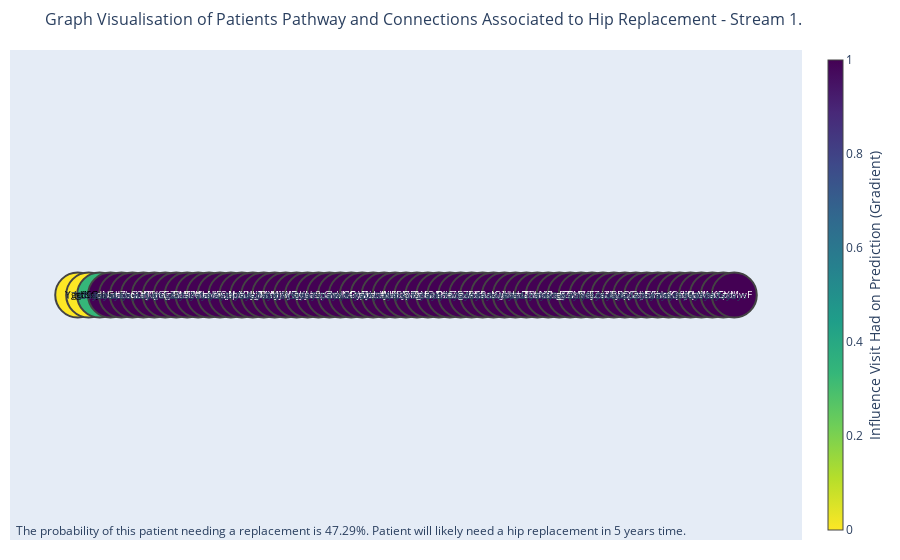

This figure's notebook cell:
### Code cell
# Generate edge_x and edge_y
edge_x = []
edge_y = []

for _, row in edge_pos_df.iterrows():
    edge_x.extend([row['x0'], row['x1'], None])
    edge_y.extend([row['y0'], row['y1'], None])

# Create edge_trace
edge_trace = go.Scatter(
    x=edge_x,
    y=edge_y,
    line=dict(width=0.5, color='#888'),
    hoverinfo='none',  # Disable hover info for lines
    mode='lines'
)

# Generate node_x and node_y lists
node_x = pos_df['x'].tolist()
node_y = pos_df['y'].tolist()
node_labels = merged_pos_df['ReadCode'].tolist()
node_hover_text = merged_pos_df['ReadCode_descript'].tolist()


# Map the text colour based on the colour of the node so that it can be read
def text_color_mapping(numbers):
    return ['black' if num < 0.5 else 'white' for num in numbers]

text_colors = text_color_mapping(merged_pos_df['norm_timestep_ave_grad'].to_list())

# Create node_trace with static labels and hover text
node_trace = go.Scatter(
    x=node_x,
    y=node_y,
    mode='markers+text',
    text=node_labels,  # Static labels for nodes
    textposition='middle center', 
    textfont=dict(
        size=10,
        color=text_colors  # Set color for edge text
    ),
    hoverinfo='text',  # Configure hover info
    marker=dict(
        showscale=True,
        colorscale='Viridis',
        reversescale=True,
        color='black',
        size=45,
        colorbar=dict(
            thickness=15,
            title='Influence Visit Had on Prediction (Gradient)',
            xanchor='left',
            titleside='right'
        ),
        line_width=2
    ),
    # Add hover text as a separate trace if needed
    hovertext=node_hover_text
)

node_trace.marker.color = merged_pos_df['norm_timestep_ave_grad'].to_list() # colour the markers based on the number of node connections


# Calculate midpoints for annotations (optional)
annotations = []
for _, row in edge_pos_df.iterrows():
    mid_x = (row['x0'] + row['x1']) / 2
    mid_y = (row['y0'] + row['y1']) / 2
    annotations.append(
        dict(
            x=mid_x,
            y=mid_y,
            text=f"{int(round(row['time_between']*30.4167,0))} days",
            showarrow=False,
            font=dict(size=10),
            align="center"
        )
    )

if outcome == 'hip':
    out_print = f'Patient will likely need a hip replacement in {years_in_advance} years time.'
else:
    out_print = f'It is unlikely this patient will need a hip replacement in {years_in_advance} years time.'
stream_num = '1'

proba_of_replace = 1/ (1+np.exp(logits)) # use sigmoid to convert logits to probs
annotations.append(dict(
                    text=f"The probability of this patient needing a replacement is {round(proba_of_replace.item()*100,2)}%. {out_print}",
                    showarrow=False,
                    xref="paper", yref="paper",
                    x=0.005, y=-0.002 ))

# Create the figure
fig = go.Figure(data=[edge_trace, node_trace],
                layout=go.Layout(
                    title=f'Graph Visualisation of Patients Pathway and Connections Associated to Hip Replacement - Stream {stream_num}.',
                    titlefont_size=16,
                    showlegend=False,
                    hovermode='closest',
                    margin=dict(b=20, l=10, r=5, t=50),
                    annotations=annotations,
                    xaxis=dict(showgrid=False, zeroline=False, showticklabels=False),
                    yaxis=dict(showgrid=False, zeroline=False, showticklabels=False))
                )

if ((proba_of_replace.item() > 0.5) and (outcome != 'hip')) or ((proba_of_replace.item()) < 0.5) and (outcome == 'hip'):
    print("Model predicted incorrectly")

fig.show()

### Figure 1 — Plotly figure (JSON) as saved in the notebook; plotly's stock layout.template omitted (floating-point values rounded to 4 significant figures; data arrays with more than 128 entries replaced by an {"elided": "..."} marker saying what was removed)
{"data": [{"hoverinfo": "none", "line": {"color": "#888", "width": 0.5}, "mode": "lines", "type": "scatter", "x": {"elided": "180 int values"}, "y": {"elided": "180 int values"}}, {"hoverinfo": "text", "hovertext": ["258 ReadCode descript here", "81 ReadCode descript here", "360 ReadCode descript here", "126 ReadCode descript here", "229 ReadCode descript here", "375 ReadCode descript here", "85 ReadCode descript here", "436 ReadCode descript here", "109 ReadCode descript here", "324 ReadCode descript here", "96 ReadCode descript here", "457 ReadCode descript here", "499 ReadCode descript here", "225 ReadCode descript here", "431 ReadCode descript here", "117 ReadCode descript here", "22 ReadCode descript here", "306 ReadCode descript here", "9 ReadCode descript here", "138 ReadCode descript here", "411 ReadCode descript here", "35 ReadCode descript here", "82 ReadCode descript here", "nan", "118 ReadCode descript here", "147 ReadCode descript here", "261 ReadCode descript here", "317 ReadCode descript here", "161 ReadCode descript here", "241 ReadCode descript here", "217 ReadCode descript here", "200 ReadCode descript here", "475 ReadCode descript here", "221 ReadCode descript here", "346 ReadCode descript here", "191 ReadCode descript here", "87 ReadCode descript here", "14 ReadCode descript here", "225 ReadCode descript here", "460 ReadCode descript here", "20 ReadCode descript here", "493 ReadCode descript here", "143 ReadCode descript here", "147 ReadCode descript here", "417 ReadCode descript here", "324 ReadCode descript here", "373 ReadCode descript here", "492 ReadCode descript here", "268 ReadCode descript here", "377 ReadCode descript here", "239 ReadCode descript here", "42 ReadCode descript here", "311 ReadCode descript here", "384 ReadCode descript here", "509 ReadCode descript here", "32 ReadCode descript here", "372 ReadCode descript here", "495 ReadCode descript here", "403 ReadCode descript here", "55 ReadCode descript here", "3 ReadCode descript here"], "marker": {"color": [0, 0, 0.3333, 1, 1, 1, 1, 1, 1, 1, 1, 1, 1, 1, 1, 1, 1, 1, 1, 1, 1, 1, 1, 1, 1, 1, 1, 1, 1, 1, 1, 1, 1, 1, 1, 1, 1, 1, 1, 1, 1, 1, 1, 1, 1, 1, 1, 1, 1, 1, 1, 1, 1, 1, 1, 1, 1, 1, 1, 1, 1], "colorbar": {"thickness": 15, "title": {"side": "right", "text": "Influence Visit Had on Prediction (Gradient)"}, "xanchor": "left"}, "colorscale": [[0, "#440154"], [0.1111, "#482878"], [0.2222, "#3e4989"], [0.3333, "#31688e"], [0.4444, "#26828e"], [0.5556, "#1f9e89"], [0.6667, "#35b779"], [0.7778, "#6ece58"], [0.8889, "#b5de2b"], [1, "#fde725"]], "line": {"width": 2}, "reversescale": true, "showscale": true, "size": 45}, "mode": "markers+text", "text": ["YggfK", "hbSQs", "LeHoD", "dNzzZ", "GdcbS", "hmoOY", "cLVjQ", "dTqvC", "UfZnH", "rgZWT", "GLKPY", "aUHbH", "MaHbe", "dvvQN", "FsppN", "ILoDk", "hKLJF", "yJNnK", "MYyYx", "MjWRx", "IJQys", "qKNst", "yaSpd", "nan", "ChHCO", "wNPqB", "GykJb", "WoLdx", "mIJut", "WHRFl", "PuGRg", "JpVWu", "GzbeD", "fOEAe", "PzfZs", "HvBwd", "gZkCa", "RXRaY", "dvvQN", "Lwccr", "jUebT", "IaDbb", "ZRdcV", "wNPqB", "VogCO", "rgZWT", "TcHeL", "YfErx", "JZstL", "iZkyK", "RBpSz", "QvsjF", "OhOln", "hFHcf", "mctQc", "vKneQ", "fIXso", "jVaMw", "MsKCt", "aYpcl", "GYMwF"], "textfont": {"color": ["black", "black", "black", "white", "white", "white", "white", "white", "white", "white", "white", "white", "white", "white", "white", "white", "white", "white", "white", "white", "white", "white", "white", "white", "white", "white", "white", "white", "white", "white", "white", "white", "white", "white", "white", "white", "white", "white", "white", "white", "white", "white", "white", "white", "white", "white", "white", "white", "white", "white", "white", "white", "white", "white", "white", "white", "white", "white", "white", "white", "white"], "size": 10}, "textposition": "middle center", "type": "scatter", "x": [0, 1, 2, 3, 4, 5, 6, 7, 8, 9, 10, 11, 12, 13, 14, 15, 16, 17, 18, 19, 20, 21, 22, 23, 24, 25, 26, 27, 28, 29, 30, 31, 32, 33, 34, 35, 36, 37, 38, 39, 40, 41, 42, 43, 44, 45, 46, 47, 48, 49, 50, 51, 52, 53, 54, 55, 56, 57, 58, 59, 60], "y": [0, 0, 0, 0, 0, 0, 0, 0, 0, 0, 0, 0, 0, 0, 0, 0, 0, 0, 0, 0, 0, 0, 0, 0, 0, 0, 0, 0, 0, 0, 0, 0, 0, 0, 0, 0, 0, 0, 0, 0, 0, 0, 0, 0, 0, 0, 0, 0, 0, 0, 0, 0, 0, 0, 0, 0, 0, 0, 0, 0, 0]}], "layout": {"annotations": [{"align": "center", "font": {"size": 10}, "showarrow": false, "text": "17 days", "x": 0.5, "y": 0}, {"align": "center", "font": {"size": 10}, "showarrow": false, "text": "27 days", "x": 1.5, "y": 0}, {"align": "center", "font": {"size": 10}, "showarrow": false, "text": "18 days", "x": 2.5, "y": 0}, {"align": "center", "font": {"size": 10}, "showarrow": false, "text": "0 days", "x": 3.5, "y": 0}, {"align": "center", "font": {"size": 10}, "showarrow": false, "text": "4 days", "x": 4.5, "y": 0}, {"align": "center", "font": {"size": 10}, "showarrow": false, "text": "16 days", "x": 5.5, "y": 0}, {"align": "center", "font": {"size": 10}, "showarrow": false, "text": "5 days", "x": 6.5, "y": 0}, {"align": "center", "font": {"size": 10}, "showarrow": false, "text": "1 days", "x": 7.5, "y": 0}, {"align": "center", "font": {"size": 10}, "showarrow": false, "text": "11 days", "x": 8.5, "y": 0}, {"align": "center", "font": {"size": 10}, "showarrow": false, "text": "14 days", "x": 9.5, "y": 0}, {"align": "center", "font": {"size": 10}, "showarrow": false, "text": "21 days", "x": 10.5, "y": 0}, {"align": "center", "font": {"size": 10}, "showarrow": false, "text": "7 days", "x": 11.5, "y": 0}, {"align": "center", "font": {"size": 10}, "showarrow": false, "text": "1 days", "x": 12.5, "y": 0}, {"align": "center", "font": {"size": 10}, "showarrow": false, "text": "12 days", "x": 13.5, "y": 0}, {"align": "center", "font": {"size": 10}, "showarrow": false, "text": "22 days", "x": 14.5, "y": 0}, {"align": "center", "font": {"size": 10}, "showarrow": false, "text": "17 days", "x": 15.5, "y": 0}, {"align": "center", "font": {"size": 10}, "showarrow": false, "text": "24 days", "x": 16.5, "y": 0}, {"align": "center", "font": {"size": 10}, "showarrow": false, "text": "7 days", "x": 17.5, "y": 0}, {"align": "center", "font": {"size": 10}, "showarrow": false, "text": "8 days", "x": 18.5, "y": 0}, {"align": "center", "font": {"size": 10}, "showarrow": false, "text": "17 days", "x": 19.5, "y": 0}, {"align": "center", "font": {"size": 10}, "showarrow": false, "text": "13 days", "x": 20.5, "y": 0}, {"align": "center", "font": {"size": 10}, "showarrow": false, "text": "28 days", "x": 21.5, "y": 0}, {"align": "center", "font": {"size": 10}, "showarrow": false, "text": "17 days", "x": 22.5, "y": 0}, {"align": "center", "font": {"size": 10}, "showarrow": false, "text": "1 days", "x": 23.5, "y": 0}, {"align": "center", "font": {"size": 10}, "showarrow": false, "text": "28 days", "x": 24.5, "y": 0}, {"align": "center", "font": {"size": 10}, "showarrow": false, "text": "18 days", "x": 25.5, "y": 0}, {"align": "center", "font": {"size": 10}, "showarrow": false, "text": "7 days", "x": 26.5, "y": 0}, {"align": "center", "font": {"size": 10}, "showarrow": false, "text": "27 days", "x": 27.5, "y": 0}, {"align": "center", "font": {"size": 10}, "showarrow": false, "text": "5 days", "x": 28.5, "y": 0}, {"align": "center", "font": {"size": 10}, "showarrow": false, "text": "0 days", "x": 29.5, "y": 0}, {"align": "center", "font": {"size": 10}, "showarrow": false, "text": "13 days", "x": 30.5, "y": 0}, {"align": "center", "font": {"size": 10}, "showarrow": false, "text": "27 days", "x": 31.5, "y": 0}, {"align": "center", "font": {"size": 10}, "showarrow": false, "text": "2 days", "x": 32.5, "y": 0}, {"align": "center", "font": {"size": 10}, "showarrow": false, "text": "29 days", "x": 33.5, "y": 0}, {"align": "center", "font": {"size": 10}, "showarrow": false, "text": "17 days", "x": 34.5, "y": 0}, {"align": "center", "font": {"size": 10}, "showarrow": false, "text": "23 days", "x": 35.5, "y": 0}, {"align": "center", "font": {"size": 10}, "showarrow": false, "text": "25 days", "x": 36.5, "y": 0}, {"align": "center", "font": {"size": 10}, "showarrow": false, "text": "16 days", "x": 37.5, "y": 0}, {"align": "center", "font": {"size": 10}, "showarrow": false, "text": "13 days", "x": 38.5, "y": 0}, {"align": "center", "font": {"size": 10}, "showarrow": false, "text": "1 days", "x": 39.5, "y": 0}, {"align": "center", "font": {"size": 10}, "showarrow": false, "text": "14 days", "x": 40.5, "y": 0}, {"align": "center", "font": {"size": 10}, "showarrow": false, "text": "14 days", "x": 41.5, "y": 0}, {"align": "center", "font": {"size": 10}, "showarrow": false, "text": "1 days", "x": 42.5, "y": 0}, {"align": "center", "font": {"size": 10}, "showarrow": false, "text": "19 days", "x": 43.5, "y": 0}, {"align": "center", "font": {"size": 10}, "showarrow": false, "text": "30 days", "x": 44.5, "y": 0}, {"align": "center", "font": {"size": 10}, "showarrow": false, "text": "6 days", "x": 45.5, "y": 0}, {"align": "center", "font": {"size": 10}, "showarrow": false, "text": "21 days", "x": 46.5, "y": 0}, {"align": "center", "font": {"size": 10}, "showarrow": false, "text": "30 days", "x": 47.5, "y": 0}, {"align": "center", "font": {"size": 10}, "showarrow": false, "text": "10 days", "x": 48.5, "y": 0}, {"align": "center", "font": {"size": 10}, "showarrow": false, "text": "14 days", "x": 49.5, "y": 0}, {"align": "center", "font": {"size": 10}, "showarrow": false, "text": "24 days", "x": 50.5, "y": 0}, {"align": "center", "font": {"size": 10}, "showarrow": false, "text": "21 days", "x": 51.5, "y": 0}, {"align": "center", "font": {"size": 10}, "showarrow": false, "text": "23 days", "x": 52.5, "y": 0}, {"align": "center", "font": {"size": 10}, "showarrow": false, "text": "9 days", "x": 53.5, "y": 0}, {"align": "center", "font": {"size": 10}, "showarrow": false, "text": "29 days", "x": 54.5, "y": 0}, {"align": "center", "font": {"size": 10}, "showarrow": false, "text": "10 days", "x": 55.5, "y": 0}, {"align": "center", "font": {"size": 10}, "showarrow": false, "text": "15 days", "x": 56.5, "y": 0}, {"align": "center", "font": {"size": 10}, "showarrow": false, "text": "13 days", "x": 57.5, "y": 0}, {"align": "center", "font": {"size": 10}, "showarrow": false, "text": "10 days", "x": 58.5, "y": 0}, {"align": "center", "font": {"size": 10}, "showarrow": false, "text": "17 days", "x": 59.5, "y": 0}, {"showarrow": false, "text": "The probability of this patient needing a replacement is 47.29%. Patient will likely need a hip replacement in 5 years time.", "x": 0.005, "xref": "paper", "y": -0.002, "yref": "paper"}], "hovermode": "closest", "margin": {"b": 20, "l": 10, "r": 5, "t": 50}, "showlegend": false, "title": {"font": {"size": 16}, "text": "Graph Visualisation of Patients Pathway and Connections Associated to Hip Replacement - Stream 1."}, "xaxis": {"showgrid": false, "showticklabels": false, "zeroline": false}, "yaxis": {"showgrid": false, "showticklabels": false, "zeroline": false}}}
